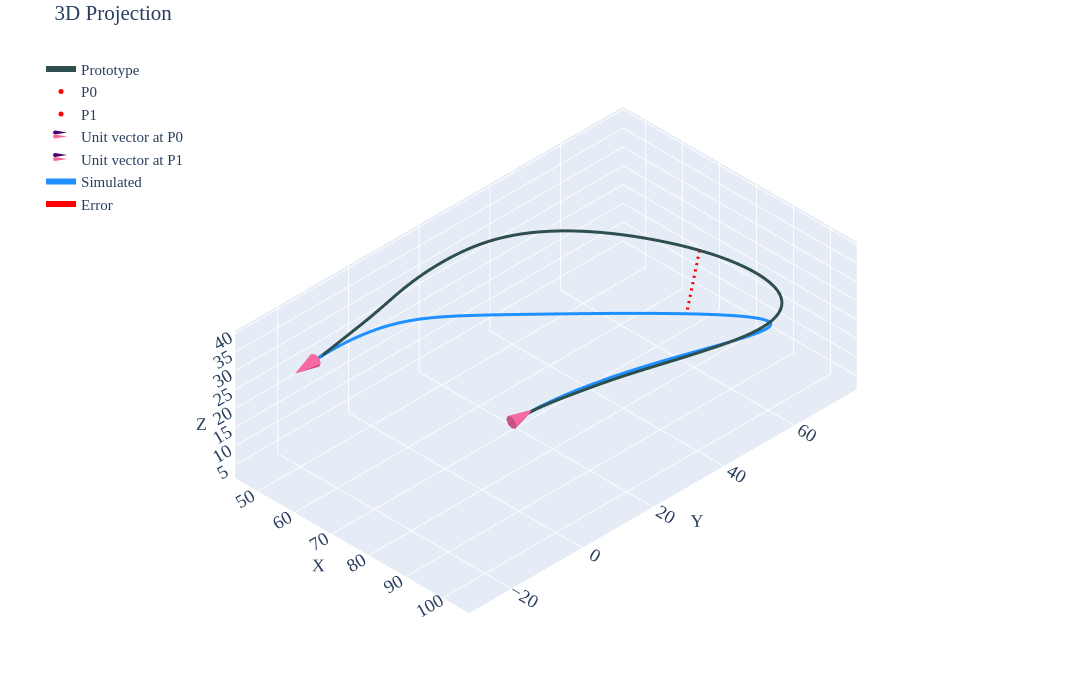

The cell this chart's notebook holds for it:
### Code cell
#| label: p1c3

gravity_looper(psit=1,case=3,youngs_modulus=0.0032445,pfix='youngs-sens\\youngs-90-3244\\')
